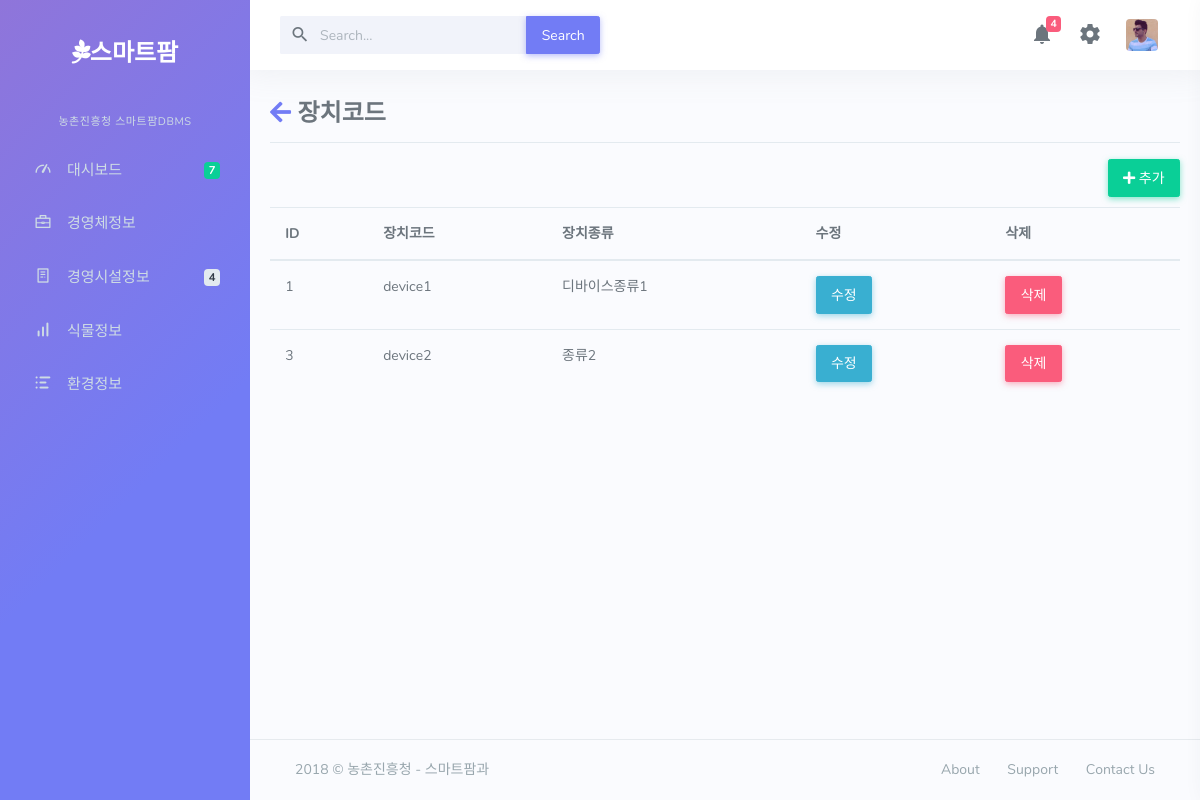
/dc, run on the app's committed database.
### dashboard/models.py (models this page shows, shortened)
class device_code(models.Model):
	DC_CODE=models.CharField(max_length=10)
	DC_KIND=models.CharField(max_length=20)

### dashboard/views.py (the view)
# urls.py: url(r'^dc$',views.dc,name='dc'),
def dc(request):
	ds=device_code.objects.all()
	return render(request,"farm/dc.html",{"ds":ds})

### dashboard/templates/farm/dc.html (shortened to what this page needs)
{% extends 'farm/base.html' %}
{% block content %}
{% load staticfiles %}
	<link href="{% static 'farm/css/e1.css' %}" rel="stylesheet">
	<link href="https://use.fontawesome.com/releases/v5.0.7/css/all.css" rel="stylesheet">
	<div class=tg>
		<h3><a href="{% url 'elist' %}"><i class="fas fa-arrow-left"></i></a> 장치코드</h3>
		<hr>
		<a href="{% url 'dc_update' %}"><button class="btn btn-success"><i class="fas fa-plus"></i> 추가</button></a>
		<table class="table table-hover">
		  <thead>
		    <tr>
		      <th scope="col">ID</th>
		      <th scope="col">장치코드</th>
		      <th scope="col">장치종류</th>
		      <th scope="col">수정</th>
		      <th scope="col">삭제</th>
		    </tr>
		  </thead>
		  <tbody>
		{% for i in ds %}
			<tr>
				<td>{{i.id}}</td>
				<td>{{i.DC_CODE}}</td>
				<td>{{i.DC_KIND}}</td>
				<td><a href="{% url 'dc_update' %}?id={{i.id}}"><button class="btn btn-info">수정</button></a></td>
				<td><button class="btn btn-danger" data-toggle="modal" data-target="#delmodal{{i.id}}">삭제</button></td>
			</tr>
		{% endfor %}
		</tbody>
		</table>
	</div>
{% endblock %}

### dashboard/static/farm/css/e1.css (style rules this page uses)
.tg { width: 100%; margin-top:30px; }
.btn-success { float:right; margin-bottom: 10px; }

### data on the page
device_code: id "1", DC_CODE "device1", DC_KIND "디바이스종류1"
device_code: id "3", DC_CODE "device2", DC_KIND "종류2"
